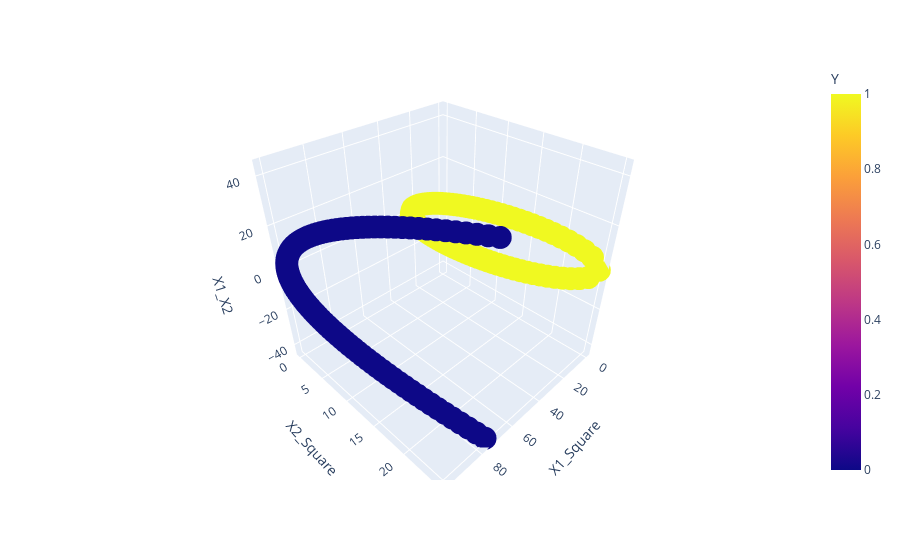

Notebook code cell kept with this figure:
### Code cell
fig = px.scatter_3d(df, x='X1_Square', y='X2_Square', z='X1_X2', color='Y')
fig

### Figure 1 — Plotly figure (JSON) as saved in the notebook; plotly's stock layout.template omitted (floating-point values rounded to 4 significant figures; data arrays with more than 128 entries replaced by an {"elided": "..."} marker saying what was removed)
{"data": [{"hovertemplate": "X1_Square=%{x}<br>X2_Square=%{y}<br>X1_X2=%{z}<br>Y=%{marker.color}<extra></extra>", "legendgroup": "", "marker": {"color": {"elided": "400 int values"}, "coloraxis": "coloraxis", "symbol": "circle"}, "mode": "markers", "name": "", "scene": "scene", "showlegend": false, "type": "scatter3d", "x": {"elided": "400 float values"}, "y": {"elided": "400 float values"}, "z": {"elided": "400 float values"}}], "layout": {"coloraxis": {"colorbar": {"title": {"text": "Y"}}, "colorscale": [[0, "#0d0887"], [0.1111, "#46039f"], [0.2222, "#7201a8"], [0.3333, "#9c179e"], [0.4444, "#bd3786"], [0.5556, "#d8576b"], [0.6667, "#ed7953"], [0.7778, "#fb9f3a"], [0.8889, "#fdca26"], [1, "#f0f921"]]}, "legend": {"tracegroupgap": 0}, "margin": {"t": 60}, "scene": {"domain": {"x": [0, 1], "y": [0, 1]}, "xaxis": {"title": {"text": "X1_Square"}}, "yaxis": {"title": {"text": "X2_Square"}}, "zaxis": {"title": {"text": "X1_X2"}}}}}
